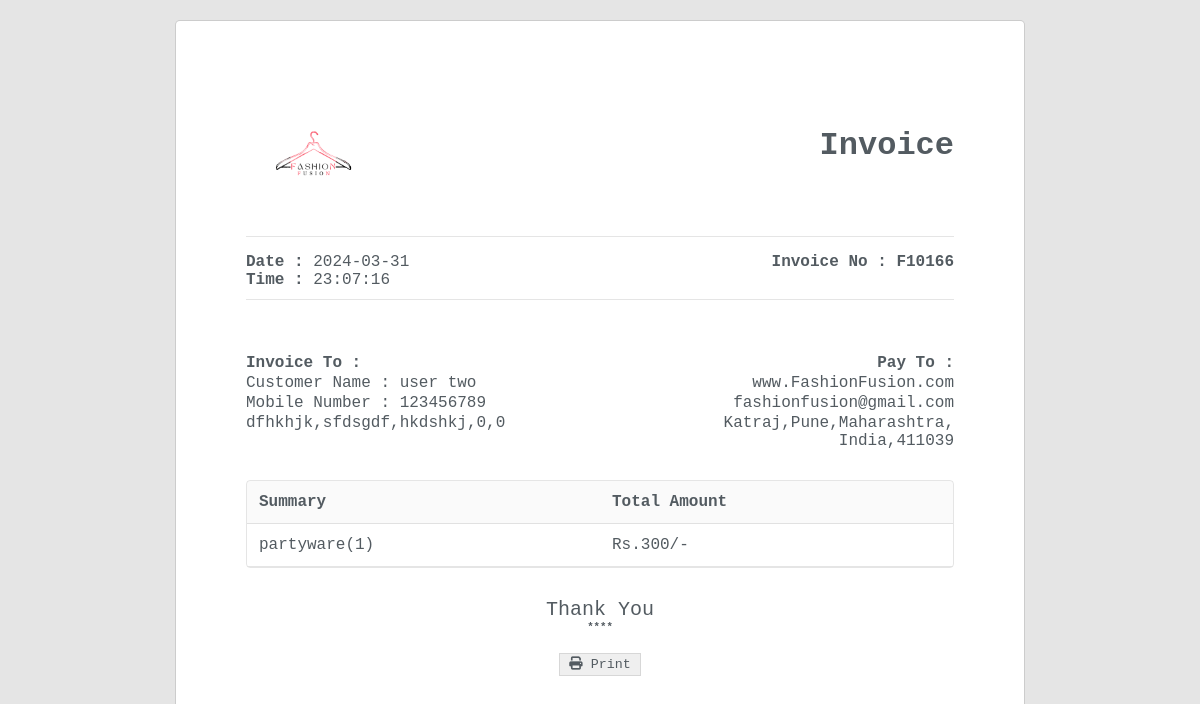
The app's page /userbill.php (signed in) with its own data.
### tables this page shows
CREATE TABLE `orders` (
  `order_id` int(11) NOT NULL,
  `items` varchar(255) DEFAULT NULL,
  `custname` varchar(255) DEFAULT NULL,
  `contactno` varchar(15) DEFAULT NULL,
  `email` varchar(255) DEFAULT NULL,
  `gender` varchar(255) DEFAULT NULL,
  `address` varchar(255) DEFAULT NULL,
  `city` varchar(100) DEFAULT NULL,
  `state` varchar(100) DEFAULT NULL,
  `country` int(100) DEFAULT NULL,
  `pincode` int(20) DEFAULT NULL,
  `payment` varchar(50) DEFAULT NULL,
  `status` varchar(50) DEFAULT 'pending',
  `order_date` date DEFAULT curdate(),
  `order_time` time DEFAULT curtime()
);

### userbill.php (the view, shortened to what this page needs)
<?php
@include 'include.php';
?>
<!DOCTYPE html>
<html>
    <head>
        <link rel="stylesheet" href="https://cdnjs.cloudflare.com/ajax/libs/font-awesome/6.2.1/css/all.min.css" />
        <link rel="stylesheet" href="css/userbill.css">
    </head>
    <body>
    <?php
         $user=$_SESSION['email'];
         $select_cart = mysqli_query($con, "SELECT * FROM `orders` where email='$user'");
         if(mysqli_num_rows($select_cart) > 0){
            while($fetch_cart = mysqli_fetch_assoc($select_cart)){
                $order_id =$fetch_cart['order_id'];
                $items =$fetch_cart['items'];
                $custname=$fetch_cart['custname'];
                $contactno=$fetch_cart['contactno'];
                $address=$fetch_cart['address'];
                $city=$fetch_cart['city'];
                $pincode=$fetch_cart['pincode'];
                $state=$fetch_cart['state'];
                $country=$fetch_cart['country'];
                $payment=$fetch_cart['payment'];
                $order_date=$fetch_cart['order_date'];
                $order_time=$fetch_cart['order_time'];
            }}
      ?>
        <div class = "invoice-wrapper" id = "print-area">
            <div class = "invoice">
                <div class = "invoice-container">
                    <div class = "invoice-head">
                        <div class = "invoice-head-top">
                            <div class = "invoice-head-top-left text-start">
                                <img src = "images/logo.png" width='120%'>
                            </div>
                            <div class = "invoice-head-top-right text-end">
                                <br><br>
                                <h1>Invoice</h1>
                            </div>
                        </div>
                        <div class = "hr"></div>
                        <div class = "invoice-head-middle">
                            <div class = "invoice-head-middle-left text-start">
                                <p><span class = "text-bold">Date : </span><?php echo$order_date;?></p>
                                <p><span class = "text-bold">Time : </span><?php echo$order_time;?></p>
                            </div>
                            <div class = "invoice-head-middle-right text-end">
                                <p><spanf class = "text-bold">Invoice No : </span>F101<?php echo$order_id;?></p>
                            </div>
                        </div>
                        <div class = "hr"></div>
                        <br><br>
                        <div class = "invoice-head-bottom">
                            <div class = "invoice-head-bottom-left">
                                <ul>
                                    <li class = 'text-bold'>Invoice To :</li>
                                    <li>Customer Name : <?php echo $custname;?></li>
                                    <li>Mobile Number : <?php echo $contactno;?></li>
                                    <li><?php echo $address. ','.$city. ','.$state. ','.$country. ','.$pincode;?></li>
                                </ul>
                            </div>
                            <div class = "invoice-head-bottom-right">
                                <ul class = "text-end">
                                    <li class = 'text-bold'>Pay To :</li>
                                    <li>www.FashionFusion.com</li>
                                    <li>fashionfusion@gmail.com</li>
                                    <li>Katraj,Pune,Maharashtra,
                                        India,411039</li>
                                </ul>
                            </div>
                        </div>
                    </div>
                    <div class = "overflow-view">
                    <br>
                        <div class = "invoice-body">
                            <table>
                                <thead>
                                    <tr>
                                        <td class = "text-bold">Summary</td>
                                        <td class = "text-bold">Total Amount</td>
                                    </tr>
                                </thead>
                                <tbody>
                                    <tr>
                                        <td><?php echo $items;?></td>
                                        <td><?php echo $payment;?></td>
                                    </tr>
                                </tbody>
                            </table>
                        </div>
                    </div>
                    <div class = "invoice-foot text-center">
                    <p><span class = "text-bold text-center"></span>Thank You <h6>****</h6></p>
                        <div class = "invoice-btns">
                            <button type = "button" class = "invoice-btn" onclick="printInvoice()">
                                <span>
                                    <i class="fa-solid fa-print"></i>
                                </span>
                                <span>Print</span>
                            </button>
                        </div>
                    </div>
                </div>
            </div>
        </div>
    </body>
</html>

### css/userbill.css (style rules this page uses)
*, *::after, *::before { padding: 0; margin: 0; box-sizing: border-box; }
ul { list-style-type: none; }
ul li { margin: 2px 0; }
.text-end { text-align: right; }
.text-center { text-align: center; }
.text-start { text-align: left; }
.text-bold { font-weight: 700; }
.hr { height: 1px; background-color: rgba(0, 0, 0, 0.1); }
body { font-family:'Courier New', Courier, monospace; color: #535b61; font-size: 16px; }
.invoice-wrapper { min-height: 100vh; background-color: rgba(0, 0, 0, 0.1); padding-top: 20px; padding-bottom: 20px; }
.invoice { max-width: 850px; margin-right: auto; margin-left: auto; background-color: #fff; padding: 70px; border: 1px solid rgba(0, 0, 0, 0.2); border-radius: 5px; min-height: 920px; }
.invoice-head-top-left img { width: 130px; }
.invoice-head-middle, .invoice-head-bottom { padding: 16px 0; }
.invoice-body { border: 1px solid rgba(0, 0, 0, 0.1); border-radius: 4px; overflow: hidden; }
.invoice-body table { border-collapse: collapse; border-radius: 4px; width: 100%; }
.invoice-body table td, .invoice-body table th { padding: 12px; }
.invoice-body table tr { border-bottom: 1px solid rgba(0, 0, 0, 0.1); }
.invoice-body table thead { background-color: rgba(0, 0, 0, 0.02); }
.invoice-foot { padding: 30px 0; }
.invoice-foot p { font-size: 20px; }
.invoice-btns { margin-top: 20px; display: flex; justify-content: center; }
.invoice-btn { padding: 3px 9px; color: #535b61; font-family: inherit; border: 1px solid rgba(0, 0, 0, 0.1); cursor: pointer; }
.invoice-head-top, .invoice-head-middle, .invoice-head-bottom { display: grid; grid-template-columns: repeat(2, 1fr); padding-bottom: 10px; }
.overflow-view { overflow-x: scroll; }
.invoice-body { min-width: 600px; }

### records on screen
orders: order_date "2024-03-31", order_time "23:07:16", order_id "66", custname "user two", contactno "123456789", address "dfhkhjk", city "sfdsgdf", state "hkdshkj", country "0", pincode "0", items "partyware(1)", payment "Rs.300/-"
